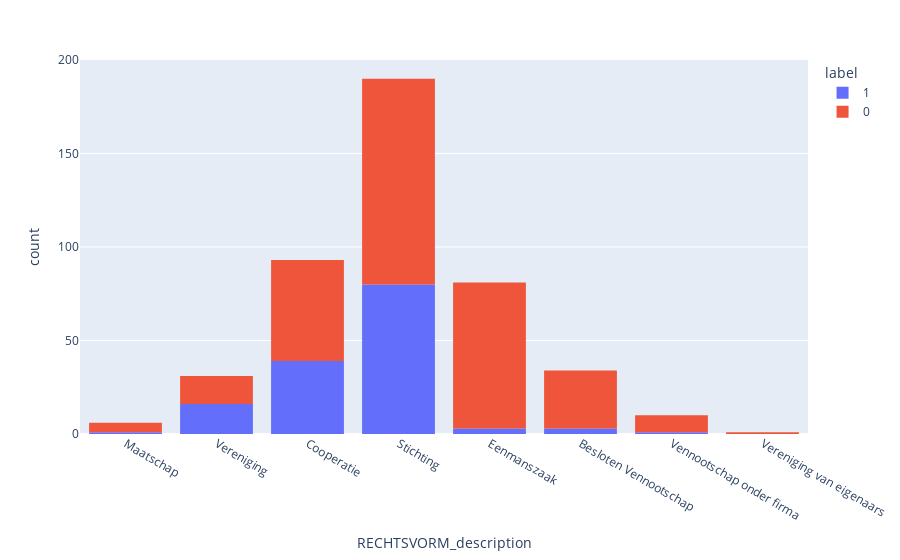

The cell this chart's notebook holds for it:
### Code cell
rechtsvorm_map = {
    7.0: "Maatschap",  
    71.0: "Vereniging",
    61.0: "Cooperatie",
    74.0: "Stichting",
    1.0: "Eenmanszaak",  
    41.0: "Besloten Vennootschap",
    11.0: "Vennootschap onder firma",
    70.0: "Vereniging van eigenaars"  
}

#map the numerical values in the rechtsvorm column to their descriptions using the dictionary
df_explore["RECHTSVORM_description"] = df_explore["RECHTSVORM"].map(rechtsvorm_map)

fig = px.histogram(df_explore, x="RECHTSVORM_description", color="label")
fig.show()

### Figure 1 — Plotly figure (JSON) as saved in the notebook; plotly's stock layout.template omitted (floating-point values rounded to 4 significant figures; data arrays with more than 128 entries replaced by an {"elided": "..."} marker saying what was removed)
{"data": [{"alignmentgroup": "True", "bingroup": "x", "hovertemplate": "label=1<br>RECHTSVORM_description=%{x}<br>count=%{y}<extra></extra>", "legendgroup": "1", "marker": {"color": "#636efa", "pattern": {"shape": ""}}, "name": "1", "offsetgroup": "1", "orientation": "v", "showlegend": true, "type": "histogram", "x": {"elided": "143 str values"}, "xaxis": "x", "yaxis": "y"}, {"alignmentgroup": "True", "bingroup": "x", "hovertemplate": "label=0<br>RECHTSVORM_description=%{x}<br>count=%{y}<extra></extra>", "legendgroup": "0", "marker": {"color": "#EF553B", "pattern": {"shape": ""}}, "name": "0", "offsetgroup": "0", "orientation": "v", "showlegend": true, "type": "histogram", "x": {"elided": "303 str values"}, "xaxis": "x", "yaxis": "y"}], "layout": {"autosize": true, "barmode": "relative", "legend": {"title": {"text": "label"}, "tracegroupgap": 0}, "margin": {"t": 60}, "xaxis": {"anchor": "y", "autorange": true, "domain": [0, 1], "range": [-0.5, 7.5], "title": {"text": "RECHTSVORM_description"}, "type": "category"}, "yaxis": {"anchor": "x", "autorange": true, "domain": [0, 1], "range": [0, 200], "title": {"text": "count"}}}}
